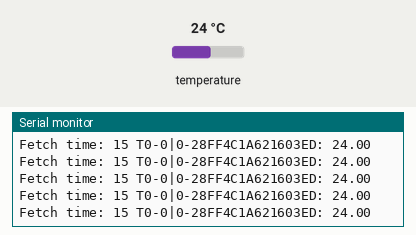
Recording of a sketch running on a simulated Arduino Uno, built with avr-gcc and run on an emulated ATmega328P. Shown: the last lines printed to the serial monitor. The inputs (shaded band) are chosen by the test bench; at power-on: temperature 24 °C.

Above: at 1.2 s.
1.3 s: temperature set to 12 °C
At 1.44 s:
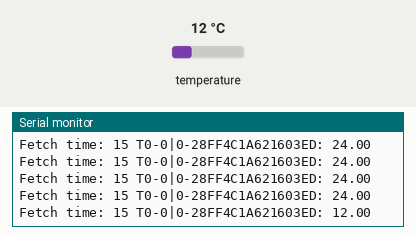
2.8 s: temperature set to 19 °C
At 2.83 s:
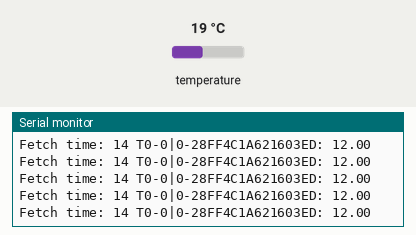

The sketch:

DS18B20_multipleReadings_nonBlocking.ino
```cpp
/*
  Codice che uso per fare le letture dei sensori in metodo non-blocking
  Cablaggio su singolo filo in accordo alle linee guida One-Wire (NO STAR)
  Devi solo definire il numero previsto di sensori. Necessario per poter definire con precisione gli array in cui vado ad inserire le temperature e gli indirizzi.
  Questo codice stamperà l'indirizzo del termometro e la temperatura, così puoi vedere quale indirizzo ha un certo sensore. E poi fare cose con questa info.
*/
/* LIBRARIES */
#include <SoftwareSerial.h>
#include <OneWire.h>
#include <DallasTemperature.h>
#include <Wire.h>


/* General CONSTANTS */
#define SERIAL_SPEED 19200
#define ENABLE_DEVICE_ORDERING false // se true devi mettere gli indirizzi nell'ordine che vuoi, se false il vettore delle temperature non è ordinato in base agli indirizzi
#define NUMBER_OF_TEMPERATURES_SENSORS_ON_ONE_WIRE_BUS_2 3 // 4 sensori di temperatura

/* PIN ARDUINO */
#define ONE_WIRE_BUS_2 2
#define TEMPERATURE_PRECISION 9 // DS18B20 digital termometer provides 9-bit to 12-bit Celsius temperature measurements

/* TEMPERATURES SECTION */
// NO STAR/RING connection, only ONE SINGLE WIRE UTP cabme (unshielded twisted pair)
OneWire oneWire(ONE_WIRE_BUS_2);

DallasTemperature sensors(&oneWire);

#define TEMPERATURE_IDENTIFICATION_PROCEDURE true // se a true visualizzazione nel monitor seriale della temperatura e del sensore associato
DeviceAddress Thermometer[NUMBER_OF_TEMPERATURES_SENSORS_ON_ONE_WIRE_BUS_2];
byte numberOfDevices;
byte Limit;
unsigned long conversionTime_DS18B20_sensors; // in millis
unsigned long lastTempRequest;

#if !defined(DEVICE_DISCONNECTED)
#define DEVICE_DISCONNECTED -127
#endif

#define DEVICE_ERROR 85

/* Temperature sensors - addresses. LOWEST number = HIGHEST sensor, then follows the decreasing order */
// RICORDA LA VARIABILE ENABLE_DEVICE_ORDERING
char temperatureSensor_address0[] = "28FF640E7213DCBE";
char temperatureSensor_address1[] = "28FF640E7C2E42E0";
char temperatureSensor_address2[] = "28FF640E7F7492C3";
char temperatureSensor_address3[] = "28FF640E7F489F5E";

/* Temperature Diagnostic */
unsigned int deviceDisconnected[NUMBER_OF_TEMPERATURES_SENSORS_ON_ONE_WIRE_BUS_2];
unsigned int deviceError[NUMBER_OF_TEMPERATURES_SENSORS_ON_ONE_WIRE_BUS_2];


float temperatures[4];
float marginFactor = 1.2; // fattore moltiplicativo per aspettare un po' più di delay.
byte controlTemperatureIndex;
bool gotTemperatures;

byte orderedIndex;

DeviceAddress tempDeviceAddress; // We'll use this variable to store a found device address

// Define a char array to store the hexadecimal representation of the address
char addressCharArray[17]; // 16 characters for the address + 1 for null terminator

/* END TEMPERATURES SECTION */


float temp_sensor1, temp_sensor2, temp_sensor3;

unsigned long startGetTemperatures, endGetTemperatures;

void setup() {
  Serial.begin(SERIAL_SPEED);
  Serial.println("Starting");

  sensors.begin();

  // locate devices on the bus
  Serial.print("Locating devices...");
  Serial.print("Found ");

  numberOfDevices = sensors.getDeviceCount();

  if(numberOfDevices != NUMBER_OF_TEMPERATURES_SENSORS_ON_ONE_WIRE_BUS_2){
    Serial.println("Not found the correct number of devices on the bus.");
    Serial.print("Expected: ");
    Serial.print(NUMBER_OF_TEMPERATURES_SENSORS_ON_ONE_WIRE_BUS_2);
    Serial.print("  Found: ");
    Serial.println(numberOfDevices);
  }

  Serial.print(numberOfDevices, DEC);
  Serial.println(" devices.");

  // report parasite power requirements
  Serial.print("Parasite power is: ");
  if (sensors.isParasitePowerMode()) Serial.println("ON");
  else Serial.println("OFF");

  sensors.setWaitForConversion(false); // quando richiedi le temperature requestTemperatures() la libreria NON aspetta il delay adeguato, quidni devi aspettarlo tu.
  sensors.requestTemperatures(); // send command to all the sensors for temperature conversion.
  lastTempRequest = millis();
  conversionTime_DS18B20_sensors = 750 / (1 << (12 - TEMPERATURE_PRECISION));  // res in {9,10,11,12}

  orderedIndex = 0;
  for(uint8_t index = 0; index < numberOfDevices; index++){
    if(sensors.getAddress(tempDeviceAddress, index)){ // fetch dell'indirizzo

      if(ENABLE_DEVICE_ORDERING){
        addressToCharArray(tempDeviceAddress, addressCharArray); // indirizzo convertito

        // ora ordino il vettore dei sensori.
        if(strcmp(addressCharArray, temperatureSensor_address0) == 0){ // returns 0 when the two strings are identical
          sensors.getAddress(Thermometer[0], index);
        }
        if(strcmp(addressCharArray, temperatureSensor_address1) == 0){
          sensors.getAddress(Thermometer[1], index);
        }
        if(strcmp(addressCharArray, temperatureSensor_address2) == 0){
          sensors.getAddress(Thermometer[2], index);
        }
        if(strcmp(addressCharArray, temperatureSensor_address3) == 0){
          sensors.getAddress(Thermometer[3], index);
        }
      }
      else{
        // riempo il vettore di temperature senza alcun ordine topologico.
        sensors.getAddress(Thermometer[index], index);
      }


      // initializing arrays - l'azzeramento posso farlo senza posizioni, non importa, tanto è tutto a 0.
      deviceDisconnected[index] = 0;
      deviceError[index] = 0;

      delay(5);
    }
  }

  Serial.println("Setup finished");
}

void loop() {
  /* TEMPERATURES SECTION */
  /*
    - Attesa di un delay sufficiente per la conversione di temperatura fatta simultaneamente da tutti i sensori di temperatura.
    - Una volta passato il tempo, iterativamente, chiedo a tutti i sensori la temperatura.

  */
  if(millis() - lastTempRequest >= (conversionTime_DS18B20_sensors * marginFactor)){
    startGetTemperatures = millis(); // per calcolare quanto tempo impiego a fetchare tutte le temperature dai sensori.
    for(uint8_t index = 0; index < numberOfDevices; index++){
      /* Memorize all temperatures in an ordered array */
      temperatures[index] = sensors.getTempC(Thermometer[index]);

      if(temperatures[index] <= DEVICE_DISCONNECTED){
        deviceDisconnected[index] ++;
      }
      if(temperatures[index] >= DEVICE_ERROR){
        deviceError[index] ++;
      }

      delay(1);
    }
    gotTemperatures = true;

    sensors.requestTemperatures();
    lastTempRequest = millis();
    endGetTemperatures = millis();
  }

  if(gotTemperatures){
    // stampo normalmente se sono col PC
    Serial.print("Fetch time: ");
    Serial.print(endGetTemperatures - startGetTemperatures);
    Serial.print(" ");
    for(uint8_t index = 0; index < numberOfDevices; index++){
      addressToCharArray(Thermometer[index], addressCharArray);// Call the function to convert the device address to a char array
      Serial.print("T");
      Serial.print(index);
      Serial.print("-");
      Serial.print(deviceDisconnected[index]);
      Serial.print("|");
      Serial.print(deviceError[index]);
      Serial.print("-");
      Serial.print(addressCharArray);
      Serial.print(": ");
      Serial.print(temperatures[index]);
      Serial.print("    ");
    }
    Serial.println();

    gotTemperatures = false;
  }
}


// Function to convert a byte to its hexadecimal representation
void byteToHex(uint8_t byteValue, char *hexValue) {
  uint8_t highNibble = byteValue >> 4;
  uint8_t lowNibble = byteValue & 0x0F;
  hexValue[0] = highNibble < 10 ? '0' + highNibble : 'A' + (highNibble - 10);
  hexValue[1] = lowNibble < 10 ? '0' + lowNibble : 'A' + (lowNibble - 10);
}

// Function to print a device address
void addressToCharArray(DeviceAddress deviceAddress, char *charArray) {
  for (uint8_t i = 0; i < 8; i++) {
    byteToHex(deviceAddress[i], &charArray[i * 2]);
  }
  // Add null terminator at the end of the char array
  charArray[16] = '\0';
}
```

Measured:
- after the input at 1.3 s, the serial monitor: prints a new line at once (image 1)
